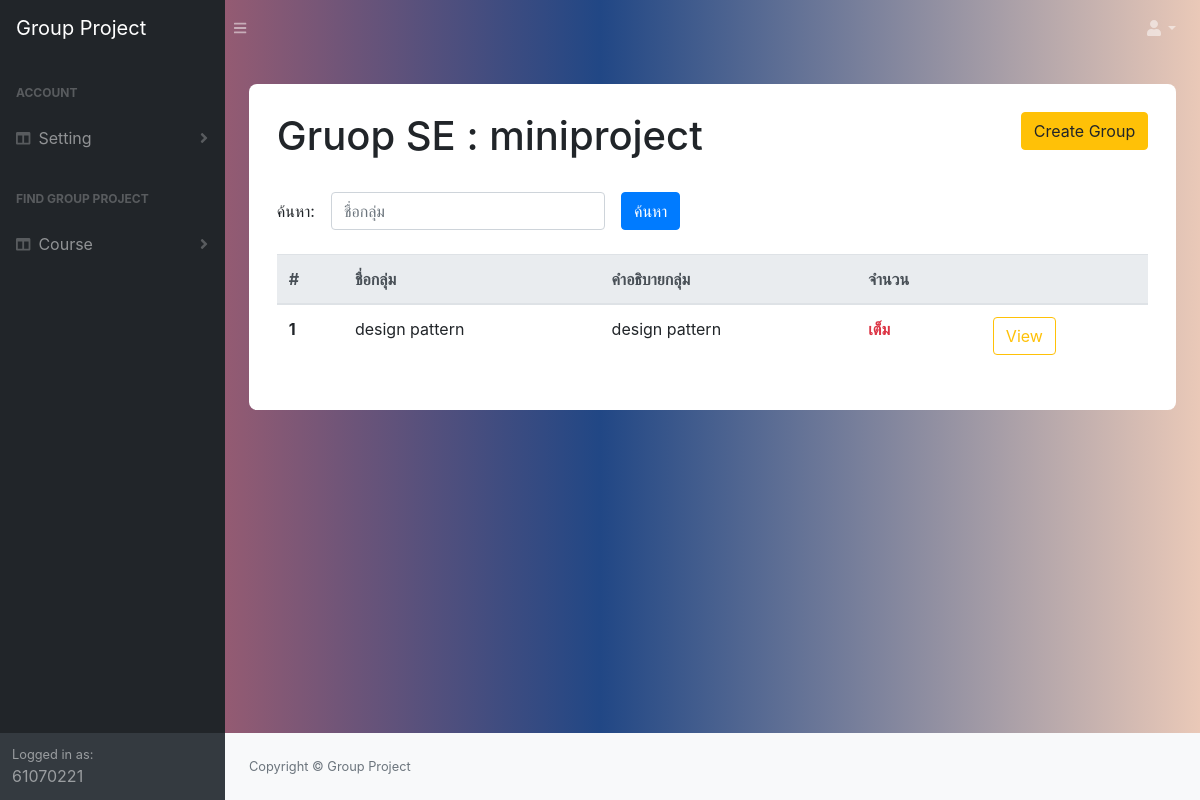
Screenshot of /view_group/4/19/ (signed in) with the database file from the repository.
### manage_app/models.py (models this page shows)
class Course(models.Model):
   name = models.CharField(max_length=50)
   desc = models.TextField()
   student = models.ManyToManyField(Student, through='Student_Enroll')
   project = models.ManyToManyField(Project, through='Course_Assign')

class Project(models.Model):
   name = models.CharField( max_length=50)
   desc = models.TextField()
   min_member = models.IntegerField()
   mex_member = models.IntegerField()

class Group(models.Model):
   name = models.CharField( max_length=50)
   project_topic = models.CharField( max_length=50)
   project_id = models.ForeignKey(Project, on_delete=models.CASCADE)
   create = models.ManyToManyField(Student, through='Student_Create', related_name='created')
   join = models.ManyToManyField(Student, through='Student_Join', related_name='Join_group')

### manage_app/views.py (the view)
# urls.py: path('view_group/<int:course_id>/<int:project_id>/',views.viewGroup, name='view_group') ,
@login_required
@permission_required('manage_app.view_group')
def viewGroup(request, course_id, project_id):
    search = request.GET.get('search', '')
    groups = Group.objects.filter(project_id__id = project_id).filter(name__icontains = search).annotate(num_member=Count('student_join__student'))
    project = Project.objects.get(pk = project_id)
    course = Course.objects.get(pk = course_id)
    return render(request, 'manage_app/group.html',context={'groups':groups,
                                                                'project' : project,
                                                                'course' : course,
                                                                'search': search})

### manage_app/templates/manage_app/group.html (shortened to what this page needs)
{% extends 'base.html' %}
{% block content %}
{% load static %}
<div class="container emp-profile">
{% if perms.manage_app.add_group %}
<a href="{% url 'add_group' course_id=course.id project_id=project.id %}" class="btn btn-warning float-right">Create Group</a>
{% endif %}
<h1> Gruop {{course.name}} : {{project.name}}</h1>
<form class="form-inline" method="GET" action="{% url 'view_group' course_id=course.id project_id=project.id%}">
        <div class="form-group">
            <label for="search">ค้นหา:</label>
            <input type="text" class="form-control ml-3" id="search"
                 name="search" placeholder="ชื่อกลุ่ม" value="{{search}}">
        </div>
        <button type="submit" class="btn btn-primary ml-3 ">ค้นหา</button>
</form>
<table class="table">
  <thead class="thead-light">
    <tr>
      <th scope="col">#</th>
      <th scope="col">ชื่อกลุ่ม</th>
      <th scope="col">คำอธิบายกลุ่ม</th>
      <th scope="col">จำนวน</th>
      <th scope="col"></th>
    </tr>
  </thead>
  <tbody>
    {% for group in groups %}
    <tr>
      <th scope="row">{{forloop.counter}}</th>
      <td>{{group.name}}</td>
      <td>{{group.project_topic}}</td>
      <td>
      {% if group.num_member >=  project.mex_member%}
        <div class="text-danger"><b>เต็ม</b></div>
        {% elif  group.num_member >=  project.min_member %}
            <div class="text-success"><b>{{group.num_member}} / {{project.mex_member}}</b></div>
        {% else %}
            <div>{{group.num_member}} / {{project.mex_member}}</div>
      {% endif %}
      </td>
      <td><a href="{% url 'view_member' course_id=course.id project_id=project.id group_id=group.id %}" class="btn btn-outline-warning" role="button">View</a></td>
    </tr>
    {% endfor %}
  </tbody>
</table>
</div>
{% endblock %}

### templates/base.html (shortened to what this page needs)
<!DOCTYPE html> {% load static %}
<html lang="en">
    <head>
        <link href="{% static 'css/styles.css' %}" rel="stylesheet" />
        <link href="{% static 'css/front.css' %}" rel="stylesheet" />
        <link href="https://cdn.datatables.net/1.10.20/css/dataTables.bootstrap4.min.css" rel="stylesheet" />
    </head>
    <body class="sb-nav-fixed">
        <nav class="sb-topnav navbar navbar-expand navbar-dark " >
            <a class="navbar-brand" href="{%url 'find_project_home' %}">Group Project</a><button class="btn btn-link btn-sm order-1 order-lg-0" id="sidebarToggle" href="#"><i class="fas fa-bars"></i></button
            >
            <ul class="navbar-nav ml-auto ml-md-0">
                <li class="nav-item dropdown">
                    <a class="nav-link dropdown-toggle" id="userDropdown" href="#" role="button" data-toggle="dropdown" aria-haspopup="true" aria-expanded="false"><i class="fas fa-user fa-fw"></i></a>
                </li>
            </ul>
        </nav>
        <div id="layoutSidenav">
            <div id="layoutSidenav_nav">
                <nav class="sb-sidenav accordion sb-sidenav-dark" id="sidenavAccordion">
                    <div class="sb-sidenav-menu">
                        <div class="nav">
                        {% if perms.auth.view_user %}
                          <div class="sb-sidenav-menu-heading">Account </div>
                            <a class="nav-link collapsed" href="#" data-toggle="collapse" data-target="#collapseLayouts" aria-expanded="false" aria-controls="collapseLayouts"
                                ><div class="sb-nav-link-icon"><i class="fas fa-columns"></i></div>
                                Setting
                                <div class="sb-sidenav-collapse-arrow"><i class="fas fa-angle-down"></i></div
                            ></a>
                       {% endif %}
                            <div class="sb-sidenav-menu-heading">Find Group Project</div>
                            <a class="nav-link collapsed" href="#" data-toggle="collapse" data-target="#collapseLayouts" aria-expanded="false" aria-controls="collapseLayouts"
                                ><div class="sb-nav-link-icon"><i class="fas fa-columns"></i></div>
                                Course
                                <div class="sb-sidenav-collapse-arrow"><i class="fas fa-angle-down"></i></div
                            ></a>
                        </div>
                    </div>
                    <div class="sb-sidenav-footer">
                        <div class="small">Logged in as:</div>
                        {{request.user.username}}
                    </div>
                </nav>
            </div>
            <div id="layoutSidenav_content">
                <main>
                    <div class="container-fluid">
                      {% block content %}
                      {% endblock  %}
                    </div>
                </main>
                <footer class="py-4 bg-light mt-auto">
                    <div class="container-fluid">
                        <div class="d-flex align-items-center justify-content-between small">
                            <div class="text-muted">Copyright &copy; Group Project </div>
                        </div>
                    </div>
                </footer>
            </div>
        </div>
    </body>
</html>

### static/css/front.css (style rules this page uses)
body { background: -webkit-linear-gradient(left, #D96767, #214785, #EAC9B8); }
.emp-profile { padding: 3%; margin-top: 3%; margin-bottom: 3%; border-radius: 0.5rem; background: #fff; }

### rows the page displays
Course: name "SE"
Project: name "miniproject"
Group: name "design pattern", project_topic "design pattern", shows "เต็ม"

### other values shown
{{ request.user.username }} "61070221"
